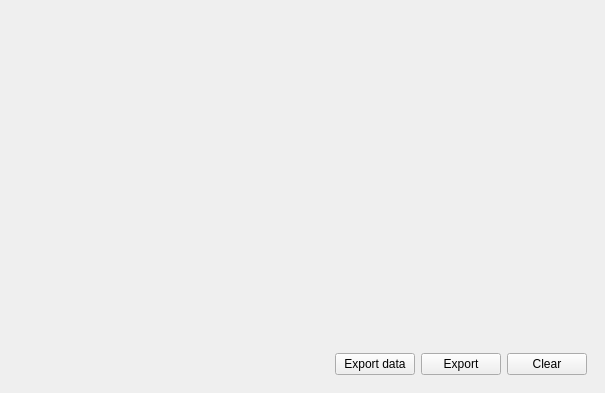
<?xml version="1.0" encoding="UTF-8"?>
<ui version="4.0">
 <class>GraphPlotterDockWidget</class>
 <widget class="QDockWidget" name="GraphPlotterDockWidget">
  <property name="geometry">
   <rect>
    <x>0</x>
    <y>0</y>
    <width>605</width>
    <height>393</height>
   </rect>
  </property>
  <property name="windowTitle">
   <string>Charts</string>
  </property>
  <widget class="QWidget" name="dockWidgetContents">
   <layout class="QVBoxLayout" name="verticalLayout">
    <item>
     <widget class="QVTKWidget" name="graphsQVTKWidget">
      <property name="sizePolicy">
       <sizepolicy hsizetype="Expanding" vsizetype="Expanding">
        <horstretch>0</horstretch>
        <verstretch>0</verstretch>
       </sizepolicy>
      </property>
     </widget>
    </item>
    <item>
     <widget class="QWidget" name="widget" native="true">
      <property name="sizePolicy">
       <sizepolicy hsizetype="Expanding" vsizetype="Minimum">
        <horstretch>0</horstretch>
        <verstretch>0</verstretch>
       </sizepolicy>
      </property>
      <layout class="QHBoxLayout" name="horizontalLayout">
       <item>
        <widget class="QWidget" name="padder" native="true">
         <property name="sizePolicy">
          <sizepolicy hsizetype="Expanding" vsizetype="Minimum">
           <horstretch>0</horstretch>
           <verstretch>0</verstretch>
          </sizepolicy>
         </property>
        </widget>
       </item>
       <item>
        <widget class="QPushButton" name="exportDataButton">
         <property name="text">
          <string>Export data</string>
         </property>
        </widget>
       </item>
       <item>
        <widget class="QPushButton" name="exportButton">
         <property name="text">
          <string>Export</string>
         </property>
        </widget>
       </item>
       <item>
        <widget class="QPushButton" name="clearButton">
         <property name="text">
          <string>Clear</string>
         </property>
        </widget>
       </item>
      </layout>
     </widget>
    </item>
   </layout>
  </widget>
  <action name="actionClear">
   <property name="text">
    <string>Clear</string>
   </property>
   <property name="toolTip">
    <string>Clear</string>
   </property>
  </action>
 </widget>
 <customwidgets>
  <customwidget>
   <class>QVTKWidget</class>
   <extends>QWidget</extends>
   <header>QVTKWidget.h</header>
  </customwidget>
 </customwidgets>
 <resources/>
 <connections/>
</ui>
